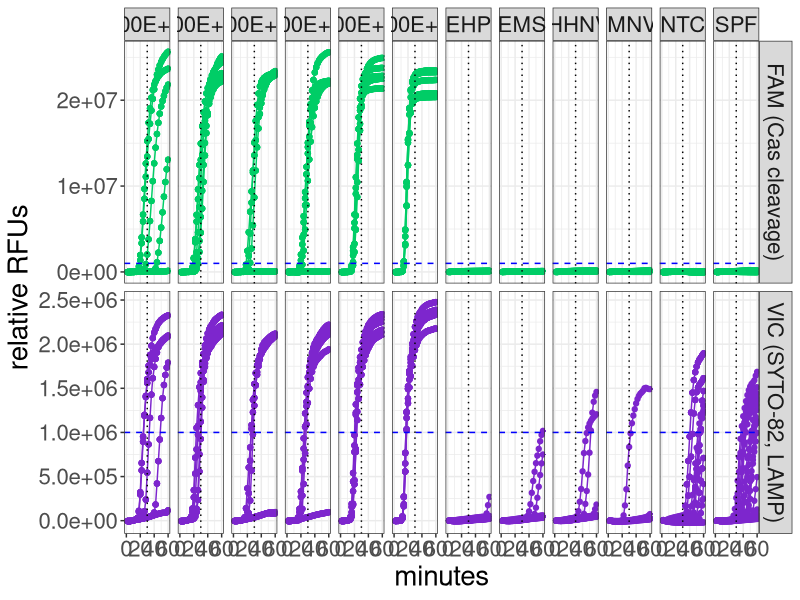
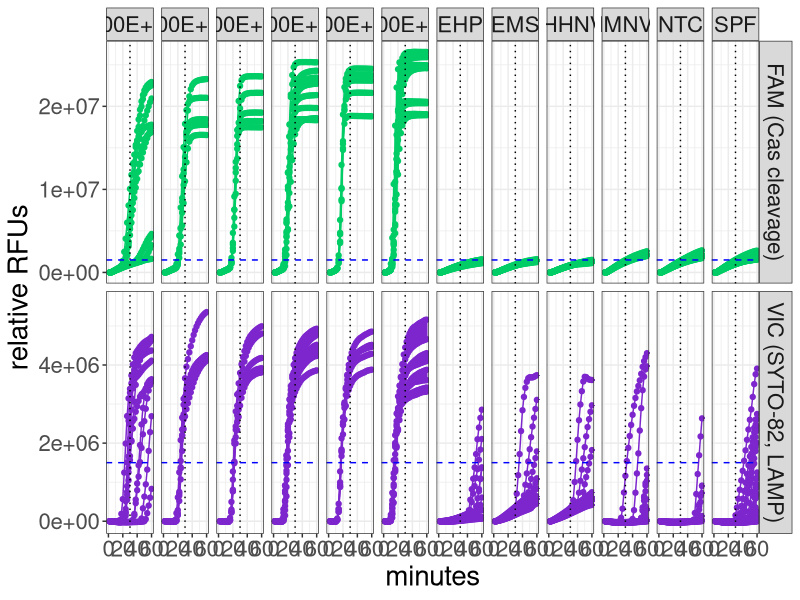

Write R code to recreate these figures, in order.
## ---- chunk 1
library(readxl)
library(tidyr)
library(dplyr)
library(ggplot2)
library(ggpubr)


## ---- chunk 2

meta_data <- read_xlsx("../data/WSSV_SHERLOCKv2/raw/2022-02-10 SAT SHERLOCKv2 STD curve_Sample Setup_QuantStudio 12K Flex_export.xlsx", skip= 33, col_names = T)

data2 <- read_xlsx("../data/WSSV_SHERLOCKv2/raw/2022-02-10 SAT SHERLOCKv2 STD curve_Multicomponent Data_QuantStudio 12K Flex_export.xlsx", skip= 33, col_names = T)



## ---- chunk 3
data2$ROX <- NULL

data2_l <- pivot_longer(data2, names_to= "dye", values_to = "RFUs", 4:5)

data2_l <- data2_l[!is.na(data2_l$RFUs),]


#merge with meta data
data2_l <- merge(meta_data[,2:3], data2_l, by = "Well Position")

## ---- chunk 4

data2_l$minutes <- data2_l$Cycle *2

## ---- chunk 5

for(i in 1:nrow(data2_l)){
  if(grepl("A",data2_l$`Well Position`[i])){
    data2_l$Rep[i] <- 1
  }
  if(grepl("B",data2_l$`Well Position`[i])){
    data2_l$Rep[i] <- 2
  }
  if(grepl("C",data2_l$`Well Position`[i])){
    data2_l$Rep[i] <- 3
  }
  if(grepl("D",data2_l$`Well Position`[i])){
    data2_l$Rep[i] <- 4
  }
  if(grepl("E",data2_l$`Well Position`[i])){
    data2_l$Rep[i] <- 5
  }
}




## ---- chunk 6
data2_l$template <- gsub("_.*", "", data2_l$`Sample Name`)
#data2_l$template <- gsub("_[^_]*$|^[^_]*_","", data2_l$`Sample Name`,perl=T)
data2_l$template <- gsub("1e8",format(100000000,scientific = T), data2_l$template)
data2_l$template <- gsub("1e7",format(10000000,scientific = T), data2_l$template)
data2_l$template <- gsub("1e6",format(1000000,scientific = T), data2_l$template)
data2_l$template <- gsub("1e5",format(100000,scientific = T), data2_l$template)
data2_l$template <- gsub("1e4",format(10000,scientific = T), data2_l$template)
data2_l$template <- gsub("1e3",format(1000,scientific = T), data2_l$template)
data2_l$template <- gsub("1e2",format(100,scientific = T), data2_l$template)
data2_l$template <- gsub("1e1",format(10,scientific = T), data2_l$template)

data2_l$dye <- ifelse(data2_l$dye == "VIC","VIC (SYTO-82, LAMP)","FAM (Cas cleavage)")



## ---- chunk 7

#save RFU data for time 0 only
t0 <- data2_l %>% group_by(Well) %>% filter(minutes == 8)
#rename RFU column to t0_RFUs
colnames(t0)[6] <- "t0_RFUs"

data2_l <- merge(data2_l, t0[,c("Well","dye", "t0_RFUs")], by = c("Well", "dye"))
data2_l$rel_RFUs <- as.numeric(data2_l$RFUs) - as.numeric(data2_l$t0_RFUs)

## ---- chunk 8

meta_data3 <- read_xlsx("../data/WSSV_SHERLOCKv2/raw/2022-04-27 SAT SHERLOCKv2 Specificity2_Sample Setup_QuantStudio 12K Flex_export.xlsx", skip= 33, col_names = T)


data3 <- read_xlsx("../data/WSSV_SHERLOCKv2/raw/2022-04-27 SAT SHERLOCKv2 Specificity2_Multicomponent Data_QuantStudio 12K Flex_export.xlsx", skip= 33, col_names = T)


## ---- chunk 9
data3$ROX <- NULL

data3_l <- pivot_longer(data3, names_to= "dye", values_to = "RFUs", 4:5)

data3_l <- data3_l[!is.na(data3_l$RFUs),]


#merge with meta data
data3_l <- merge(meta_data3[,2:3], data3_l, by = "Well Position")


## ---- chunk 10

data3_l$minutes <- data3_l$Cycle *2

## ---- chunk 11

for(i in 1:nrow(data3_l)){
  if(grepl("^[A-H]1$|6",data3_l$`Well Position`[i])){
    data3_l$Rep[i] <- 1
  }
  if(grepl("^[A-H]2$|7",data3_l$`Well Position`[i])){
    data3_l$Rep[i] <- 2
  }
  if(grepl("3|8",data3_l$`Well Position`[i])){
    data3_l$Rep[i] <- 3
  }
    if(grepl("4|9",data3_l$`Well Position`[i])){
    data3_l$Rep[i] <- 4
    }
    if(grepl("5|10",data3_l$`Well Position`[i])){
    data3_l$Rep[i] <- 5
    }
}


for(i in 1:nrow(data3_l)){
    if(grepl("IMNV", data3_l$`Sample Name`[i]) && grepl("A", data3_l$`Well Position`[i])){
    data3_l$Rep[i] <- 1
    }
    if(grepl("IMNV", data3_l$`Sample Name`[i]) && grepl("B", data3_l$`Well Position`[i])){
    data3_l$Rep[i] <- 2
    }
    if(grepl("IMNV", data3_l$`Sample Name`[i]) && grepl("C", data3_l$`Well Position`[i])){
    data3_l$Rep[i] <- 3
    }
    if(grepl("IMNV", data3_l$`Sample Name`[i]) && grepl("D", data3_l$`Well Position`[i])){
    data3_l$Rep[i] <- 4
    }
    if(grepl("IMNV", data3_l$`Sample Name`[i]) && grepl("E", data3_l$`Well Position`[i])){
    data3_l$Rep[i] <- 5
    }
}

for(i in 1:nrow(data3_l)){
    if(grepl("Water", data3_l$`Sample Name`[i]) && grepl("F11", data3_l$`Well Position`[i])){
    data3_l$Rep[i] <- 1
    }
    if(grepl("Water", data3_l$`Sample Name`[i]) && grepl("F12", data3_l$`Well Position`[i])){
    data3_l$Rep[i] <- 2
    }
    if(grepl("Water", data3_l$`Sample Name`[i]) && grepl("G11", data3_l$`Well Position`[i])){
    data3_l$Rep[i] <- 3
    }
    if(grepl("Water", data3_l$`Sample Name`[i]) && grepl("G12", data3_l$`Well Position`[i])){
    data3_l$Rep[i] <- 4
    }
    if(grepl("Water", data3_l$`Sample Name`[i]) && grepl("H11", data3_l$`Well Position`[i])){
    data3_l$Rep[i] <- 5
    }
}





## ---- chunk 12
data3_l$template <- gsub("_.*", "", data3_l$`Sample Name`)
#data3_l$template <- gsub("_[^_]*$|^[^_]*_","", data3_l$`Sample Name`,perl=T)
data3_l$template <- gsub("_.*", "", data3_l$`Sample Name`)
data3_l$template <- ifelse(grepl("[A-z]", data3_l$template),gsub("[0-9]|[1-9][0-9]","", data3_l$template), data3_l$template)

data3_l$template <- gsub("1e11",format(100000000000,scientific = T), data3_l$template)
data3_l$template <- gsub("1e10",format(10000000000,scientific = T), data3_l$template)
data3_l$template <- gsub("1e9",format(1000000000,scientific = T), data3_l$template)
data3_l$template <- gsub("1e8",format(100000000,scientific = T), data3_l$template)
data3_l$template <- gsub("1e7",format(10000000,scientific = T), data3_l$template)
data3_l$template <- gsub("1e6",format(1000000,scientific = T), data3_l$template)
data3_l$template <- gsub("1e5",format(100000,scientific = T), data3_l$template)
data3_l$template <- gsub("1e4",format(10000,scientific = T), data3_l$template)
data3_l$template <- gsub("1e3",format(1000,scientific = T), data3_l$template)
data3_l$template <- gsub("1e2",format(100,scientific = T), data3_l$template)
data3_l$template <- gsub("1e1",format(10,scientific = T), data3_l$template)


data3_l$dye <- ifelse(data3_l$dye == "VIC","VIC (SYTO-82, LAMP)","FAM (Cas cleavage)")


## ---- chunk 13

#save RFU data for time 0 only
t0 <- data3_l %>% group_by(Well) %>% filter(minutes == 2)
#rename RFU column to t0_RFUs
colnames(t0)[6] <- "t0_RFUs"

data3_l <- unique(merge(data3_l, t0[,c("Well","dye", "t0_RFUs")], by = c("Well", "dye")))
data3_l$rel_RFUs <- as.numeric(data3_l$RFUs) - as.numeric(data3_l$t0_RFUs)

## ---- chunk 14

data4 <- read.table("../data/TSV_SHERLOCKv2/raw/2022-04-27_TSV_false positive-2_Multicomponent Data_QuantStudio 12K Flex_export.txt", skip= 37,sep = "\t", header = T,check.names = F)


meta_data4 <- read.table("../data/TSV_SHERLOCKv2/raw/2022-04-27_TSV_false positive-2_Sample Setup_QuantStudio 12K Flex_export.txt", skip= 37, header = T, sep = "\t", check.names = F)



## ---- chunk 15
data4$ROX <- NULL

data4_l <- pivot_longer(data4, names_to= "dye", values_to = "RFUs", 4:5)

data4_l <- data4_l[!is.na(data4_l$RFUs),]

data4_l$`Well Position` <-gsub(" ", "", data4_l$`Well Position`)

#merge with meta data
data4_l <- merge(meta_data4[,2:3], data4_l, by = "Well Position")


## ---- chunk 16

data4_l$minutes <- data4_l$Cycle *2

## ---- chunk 17

for(i in 1:nrow(data4_l)){
  if(grepl("^[A-H]1$|6",data4_l$`Well Position`[i])){
    data4_l$Rep[i] <- 1
  }
  if(grepl("^[A-H]2$|7",data4_l$`Well Position`[i])){
    data4_l$Rep[i] <- 2
  }
  if(grepl("3|8",data4_l$`Well Position`[i])){
    data4_l$Rep[i] <- 3
  }
    if(grepl("4|9",data4_l$`Well Position`[i])){
    data4_l$Rep[i] <- 4
    }
    if(grepl("5|10",data4_l$`Well Position`[i])){
    data4_l$Rep[i] <- 5
    }
}


for(i in 1:nrow(data4_l)){
    if(grepl("IMNV", data4_l$`Sample Name`[i]) && grepl("A", data4_l$`Well Position`[i])){
    data4_l$Rep[i] <- 1
    }
    if(grepl("IMNV", data4_l$`Sample Name`[i]) && grepl("B", data4_l$`Well Position`[i])){
    data4_l$Rep[i] <- 2
    }
    if(grepl("IMNV", data4_l$`Sample Name`[i]) && grepl("C", data4_l$`Well Position`[i])){
    data4_l$Rep[i] <- 3
    }
    if(grepl("IMNV", data4_l$`Sample Name`[i]) && grepl("D", data4_l$`Well Position`[i])){
    data4_l$Rep[i] <- 4
    }
    if(grepl("IMNV", data4_l$`Sample Name`[i]) && grepl("E", data4_l$`Well Position`[i])){
    data4_l$Rep[i] <- 5
    }
}

for(i in 1:nrow(data4_l)){
    if(grepl("Water", data4_l$`Sample Name`[i]) && grepl("F11", data4_l$`Well Position`[i])){
    data4_l$Rep[i] <- 1
    }
    if(grepl("Water", data4_l$`Sample Name`[i]) && grepl("F12", data4_l$`Well Position`[i])){
    data4_l$Rep[i] <- 2
    }
    if(grepl("Water", data4_l$`Sample Name`[i]) && grepl("G11", data4_l$`Well Position`[i])){
    data4_l$Rep[i] <- 3
    }
    if(grepl("Water", data4_l$`Sample Name`[i]) && grepl("G12", data4_l$`Well Position`[i])){
    data4_l$Rep[i] <- 4
    }
    if(grepl("Water", data4_l$`Sample Name`[i]) && grepl("H11", data4_l$`Well Position`[i])){
    data4_l$Rep[i] <- 5
    }
}





## ---- chunk 18
data4_l$template <- gsub("-.*", "", data4_l$`Sample Name`)

data4_l$dye <- ifelse(data4_l$dye == "VIC","VIC (SYTO-82, LAMP)","FAM (Cas cleavage)")


## ---- chunk 19
#convert RFUs to numeric
data4_l$RFUs <- gsub(",","", data4_l$RFUs)


#save RFU data for time 0 only
t0 <- data4_l %>% group_by(Well) %>% filter(minutes == 2)
#rename RFU column to t0_RFUs
colnames(t0)[6] <- "t0_RFUs"

data4_l <- unique(merge(data4_l, t0[,c("Well","dye", "t0_RFUs")], by = c("Well", "dye")))
data4_l$rel_RFUs <- as.numeric(data4_l$RFUs) - as.numeric(data4_l$t0_RFUs)

## ---- chunk 20

data5 <- read.table("../data/TSV_SHERLOCKv2/raw/2022-04-01_TSV_validation_Multicomponent Data_QuantStudio 12K Flex_export.txt", skip= 37,sep = "\t", header = T,check.names = F)


meta_data5 <- read.table("../data/TSV_SHERLOCKv2/raw/2022-04-01_TSV_validation_Sample Setup_QuantStudio 12K Flex_export.txt", skip= 37, header = T, sep = "\t", check.names = F)



## ---- chunk 21
data5$ROX <- NULL

data5_l <- pivot_longer(data5, names_to= "dye", values_to = "RFUs", 4:5)

data5_l <- data5_l[!is.na(data5_l$RFUs),]

data5_l$`Well Position` <-gsub(" ", "", data5_l$`Well Position`)

#merge with meta data
data5_l <- merge(meta_data5[,2:3], data5_l, by = "Well Position")


## ---- chunk 22

data5_l$minutes <- data5_l$Cycle *2

## ---- chunk 23

for(i in 1:nrow(data5_l)){
  if(grepl("^[A-H]1$|6",data5_l$`Well Position`[i])){
    data5_l$Rep[i] <- 1
  }
  if(grepl("^[A-H]2$|7",data5_l$`Well Position`[i])){
    data5_l$Rep[i] <- 2
  }
  if(grepl("3|8",data5_l$`Well Position`[i])){
    data5_l$Rep[i] <- 3
  }
    if(grepl("4|9",data5_l$`Well Position`[i])){
    data5_l$Rep[i] <- 4
    }
    if(grepl("5|10",data5_l$`Well Position`[i])){
    data5_l$Rep[i] <- 5
    }
}


for(i in 1:nrow(data5_l)){
    if(grepl("IMNV", data5_l$`Sample Name`[i]) && grepl("A", data5_l$`Well Position`[i])){
    data5_l$Rep[i] <- 1
    }
    if(grepl("IMNV", data5_l$`Sample Name`[i]) && grepl("B", data5_l$`Well Position`[i])){
    data5_l$Rep[i] <- 2
    }
    if(grepl("IMNV", data5_l$`Sample Name`[i]) && grepl("C", data5_l$`Well Position`[i])){
    data5_l$Rep[i] <- 3
    }
    if(grepl("IMNV", data5_l$`Sample Name`[i]) && grepl("D", data5_l$`Well Position`[i])){
    data5_l$Rep[i] <- 4
    }
    if(grepl("IMNV", data5_l$`Sample Name`[i]) && grepl("E", data5_l$`Well Position`[i])){
    data5_l$Rep[i] <- 5
    }
}

for(i in 1:nrow(data5_l)){
    if(grepl("Water", data5_l$`Sample Name`[i]) && grepl("F11", data5_l$`Well Position`[i])){
    data5_l$Rep[i] <- 1
    }
    if(grepl("Water", data5_l$`Sample Name`[i]) && grepl("F12", data5_l$`Well Position`[i])){
    data5_l$Rep[i] <- 2
    }
    if(grepl("Water", data5_l$`Sample Name`[i]) && grepl("G11", data5_l$`Well Position`[i])){
    data5_l$Rep[i] <- 3
    }
    if(grepl("Water", data5_l$`Sample Name`[i]) && grepl("G12", data5_l$`Well Position`[i])){
    data5_l$Rep[i] <- 4
    }
    if(grepl("Water", data5_l$`Sample Name`[i]) && grepl("H11", data5_l$`Well Position`[i])){
    data5_l$Rep[i] <- 5
    }
}





## ---- chunk 24
#filter out 225
data5_l <- data5_l %>% filter(!(grepl("Val", `Sample Name`)))

data5_l$template <- data5_l$`Sample Name`

data5_l$dye <- ifelse(data5_l$dye == "VIC","VIC (SYTO-82, LAMP)","FAM (Cas cleavage)")


## ---- chunk 25
#convert RFUs to numeric
data5_l$RFUs <- gsub(",","", data5_l$RFUs)


#save RFU data for time 0 only
t0 <- data5_l %>% group_by(Well) %>% filter(minutes == 2)
#rename RFU column to t0_RFUs
colnames(t0)[6] <- "t0_RFUs"

data5_l <- unique(merge(data5_l, t0[,c("Well","dye", "t0_RFUs")], by = c("Well", "dye")))
data5_l$rel_RFUs <- as.numeric(data5_l$RFUs) - as.numeric(data5_l$t0_RFUs)

data5_l <- data5_l %>% filter(!is.na(rel_RFUs))

## ---- chunk 26
data5_l$target <- "TSV"
data4_l$target <- "TSV"
data3_l$target <- "WSSV"
data2_l$target <- "WSSV"




data_l <- rbind(data5_l%>% dplyr::select(Well, dye, minutes, template, rel_RFUs, target),data4_l%>% dplyr::select(Well, dye, minutes, template, rel_RFUs, target),data3_l%>% dplyr::select(Well, dye, minutes, template, rel_RFUs, target) %>% filter(grepl("[A-Z]", template)), data2_l%>% dplyr::select(Well, dye, minutes, template, rel_RFUs, target)) %>% filter(!is.na(rel_RFUs))

## ---- chunk 27
jpeg("../Supplemental_Material/Supp_figs/FigS5b_WSSV_OnePot_relRFU_facets_dye.jpg",width = 20, height =6, units = "in", res = 300 )
data_l %>% filter(target == "WSSV") %>% filter(template != 0) %>% filter(template != 1e+08) %>% filter(template != 1e+07) %>% mutate(template = gsub("water","NTC", template)) %>% mutate(template = gsub("Water","NTC", template)) %>% mutate(template = gsub("1e","1.00E", template))  %>%ggplot(aes(x = minutes, y = rel_RFUs, group =Well, color = dye)) + geom_point() + geom_line(size = 0.5) + theme_bw() + labs(y = "relative RFUs")  + scale_y_continuous(labels = function(x) format(x, scientific = TRUE)) + facet_grid(dye~template, scales = "free_y") +xlim(0,60) + scale_color_manual(values = c("springgreen3", "purple3")) + geom_hline(yintercept = 1e+06,linetype = 2, color = "blue") + geom_vline(xintercept = 30, linetype = 3)+theme(legend.position = "none") + theme(text = element_text(size = 20))
dev.off()

jpeg("../Supplemental_Material/Supp_figs/FigS5a_TSV_OnePot_relRFU_facets_dye.jpg",width = 20, height =6, units = "in", res = 300 )
data_l %>% filter(target == "TSV") %>% mutate(template = gsub("Water","NTC", template)) %>% filter(template != "0.00E+00") %>% filter(template != "1.00E+00") %>%ggplot(aes(x = minutes, y = rel_RFUs, group =Well, color = dye)) + geom_point() + geom_line(size = 0.5) + theme_bw() + labs(y = "relative RFUs")  + scale_y_continuous(labels = function(x) format(x, scientific = TRUE)) + facet_grid(dye~template, scales = "free_y") +xlim(0,60) + scale_color_manual(values = c("springgreen3", "purple3")) + geom_vline(xintercept = 30, linetype = 3) + geom_hline(yintercept = 1.5e+06,linetype = 2, color = "blue") +theme(legend.position = "none")+ theme(text = element_text(size = 20))
dev.off()
